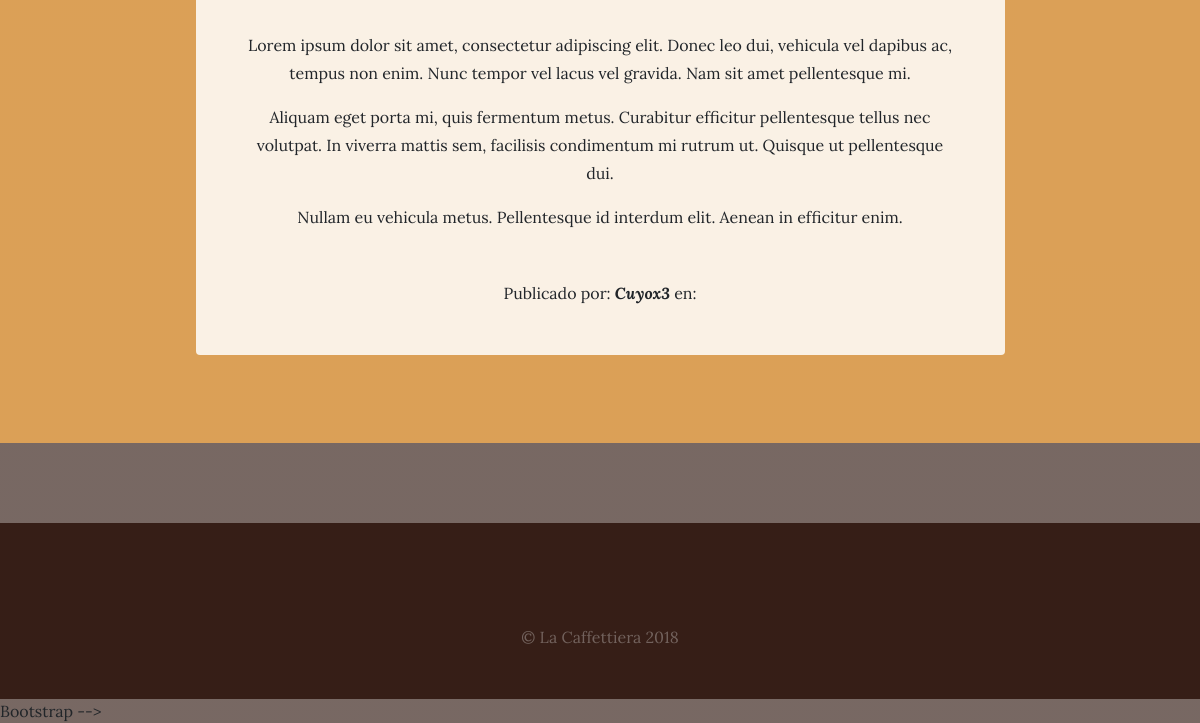
The page /blog/ (lower part) on the database as committed earlier.
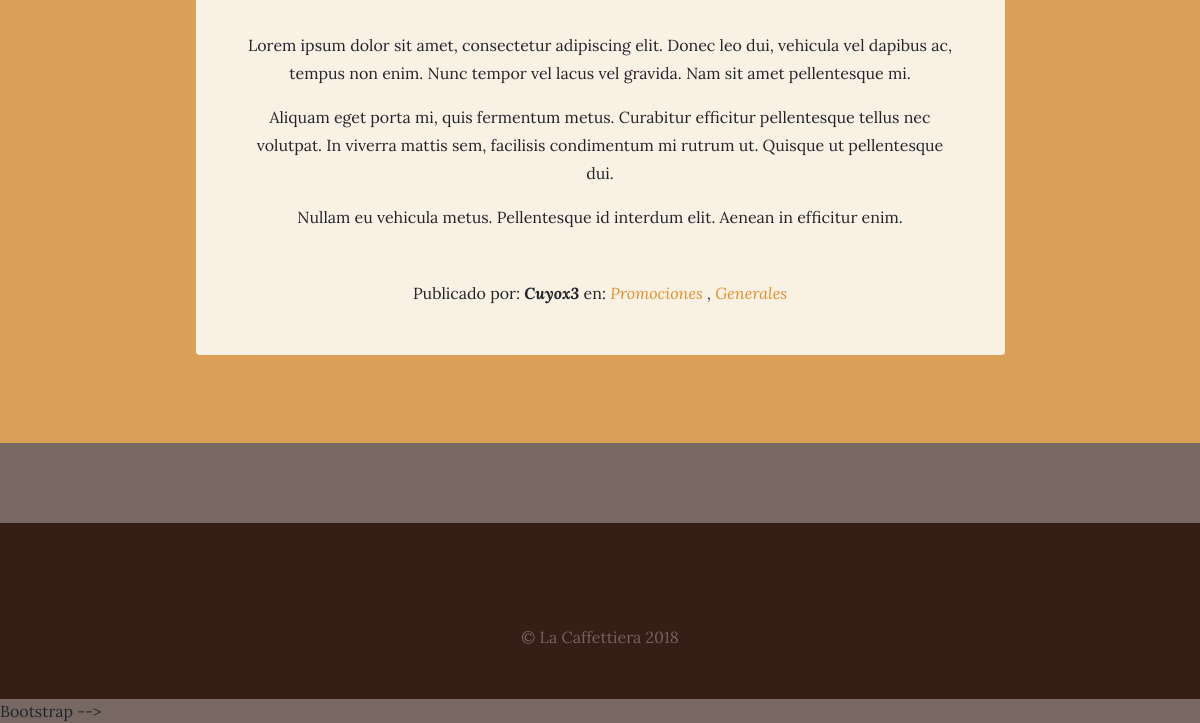
The same page on the database as committed later.
### blog/models.py (models this page shows, shortened)
class Post(models.Model):
    title = models.CharField(max_length=200,verbose_name="Titulo")
    content = models.TextField(verbose_name="Contenido")
    published = models.DateField(verbose_name="Fecha de publicacion", default = timezone.now )#*Y aqui nada mas seria "now"
    image = models.ImageField(verbose_name="Imagen", upload_to="blog", null=True, blank=True)
    author = models.ForeignKey(User,verbose_name="Autor",on_delete=models.CASCADE) #Si se borra el autor se borraran sus publicaciones, se tiene que ver la documentacion para saber que es lo que se debe hacer
    categories = models.ManyToManyField(Category, verbose_name="Categorías", related_name="get_posts")
    created = models.DateTimeField(auto_now_add=True, verbose_name="Fecha de creación")
    updated = models.DateTimeField(auto_now=True, verbose_name="Fecha de edición")
    class Meta:
        verbose_name = "Post"
        verbose_name_plural = "Posts"
        ordering = ["-created"]

class Category(models.Model):
    name =  models.CharField(max_length=100,verbose_name="Nombre")
    created = models.DateTimeField(auto_now_add=True, verbose_name="Fecha de creación")
    updated = models.DateTimeField(auto_now=True, verbose_name="Fecha de edición")
    class Meta:
        verbose_name = "categoria"
        verbose_name_plural = "categorias"
        ordering = ["-created"]

### blog/views.py (the view)
# urls.py: path('', views.blog,name="blog"), #Aqui va vacio
def blog(request):
    posts = Post.objects.all()
    return render(request, "blog/blog.html", {'posts':posts}) #Aqui se tiene que especificar la ubicacion del archivo

### pages/templatetags/pages_extras.py (called while the page is built)
@register.simple_tag
def get_page_list():
    pages= Pages.objects.all()
    return pages

### social/procesos.py (called while the page is built)
def ctx_dict (request):
    ctx = {}
    links = Link.objects.all()
    for link in links:
        ctx[link.key] = link.url
    return ctx

### blog/templates/blog/blog.html (shortened to what this page needs)
{% extends 'core/base.html' %}
{% load static %}
{% block content %}
{% for post in posts %}
<section class="page-section cta">
  <div class="container">
    <div class="row">
      <div class="col-xl-9 mx-auto">
        <div class="cta-innerv text-center rounded">
          <p class="mb-0 mbt">
            {{post.content|linebreaks}}
          </p>
          <p class="mb-0 mbt">
            <span class="section-heading-under">Publicado por: <em><b>{{post.author}}</b></em> en:
              <em>
                {% for category in post.categories.all %}
                  <a href="{% url 'category' category.id %}" class="link" > {{category.name}} </a> {% if not forloop.last %},{% endif %}
                {% endfor %}
              </em>
            </span>
          </p>
        </div>
      </div>
    </div>
  </div>
</section>
{% endfor %}
{% endblock %}

Rows that differ between the two databases and show on the page:
added Category: name "Promociones"
added Category: name "Generales"
